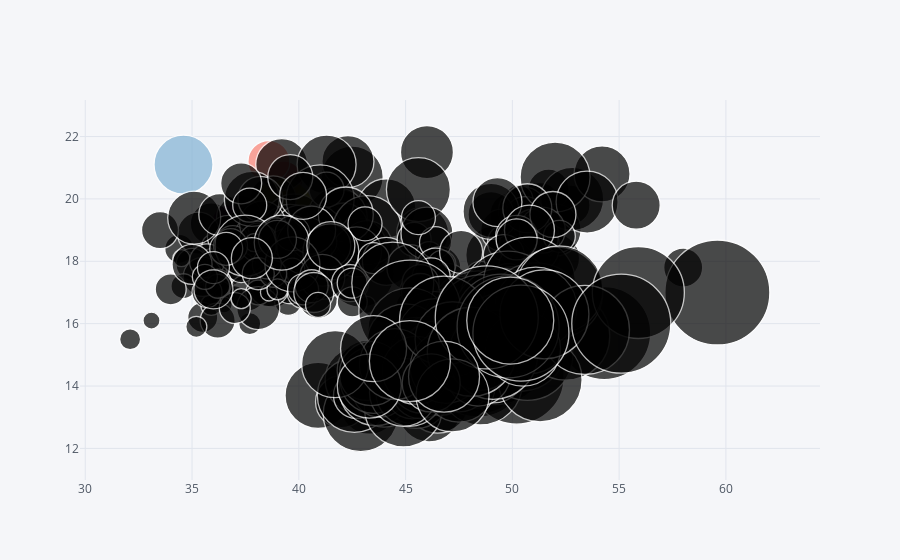

Here is the notebook cell this chart was saved with:
### Code cell
# el mismo que scatterplot con el tamaño de las burbujas como para enseñar una 3a variable
df.iplot(kind ='bubble', x = 'bill_length_mm', y = 'bill_depth_mm', size = 'body_mass_g')

### Figure 1 — Plotly figure (JSON) as saved in the notebook; plotly's stock layout.template omitted (floating-point values rounded to 4 significant figures; data arrays with more than 128 entries replaced by an {"elided": "..."} marker saying what was removed)
{"data": [{"marker": {"color": ["rgb(255, 153, 51)", "rgb(55, 128, 191)", "rgb(50, 171, 96)", "rgb(128, 0, 128)", "rgb(219, 64, 82)", "rgb(0, 128, 128)", "rgb(255, 255, 51)", "rgb(128, 128, 0)", "rgb(251, 128, 114)", "rgb(128, 177, 211)"], "line": {"width": 1.3}, "size": {"elided": "333 int values"}, "symbol": "circle"}, "mode": "markers", "text": "", "type": "scatter", "x": {"elided": "333 float values"}, "y": {"elided": "333 float values"}}], "layout": {"legend": {"bgcolor": "#F5F6F9", "font": {"color": "#4D5663"}}, "paper_bgcolor": "#F5F6F9", "plot_bgcolor": "#F5F6F9", "title": {"font": {"color": "#4D5663"}}, "xaxis": {"gridcolor": "#E1E5ED", "showgrid": true, "tickfont": {"color": "#4D5663"}, "title": {"font": {"color": "#4D5663"}, "text": ""}, "zerolinecolor": "#E1E5ED"}, "yaxis": {"gridcolor": "#E1E5ED", "showgrid": true, "tickfont": {"color": "#4D5663"}, "title": {"font": {"color": "#4D5663"}, "text": ""}, "zerolinecolor": "#E1E5ED"}}}
